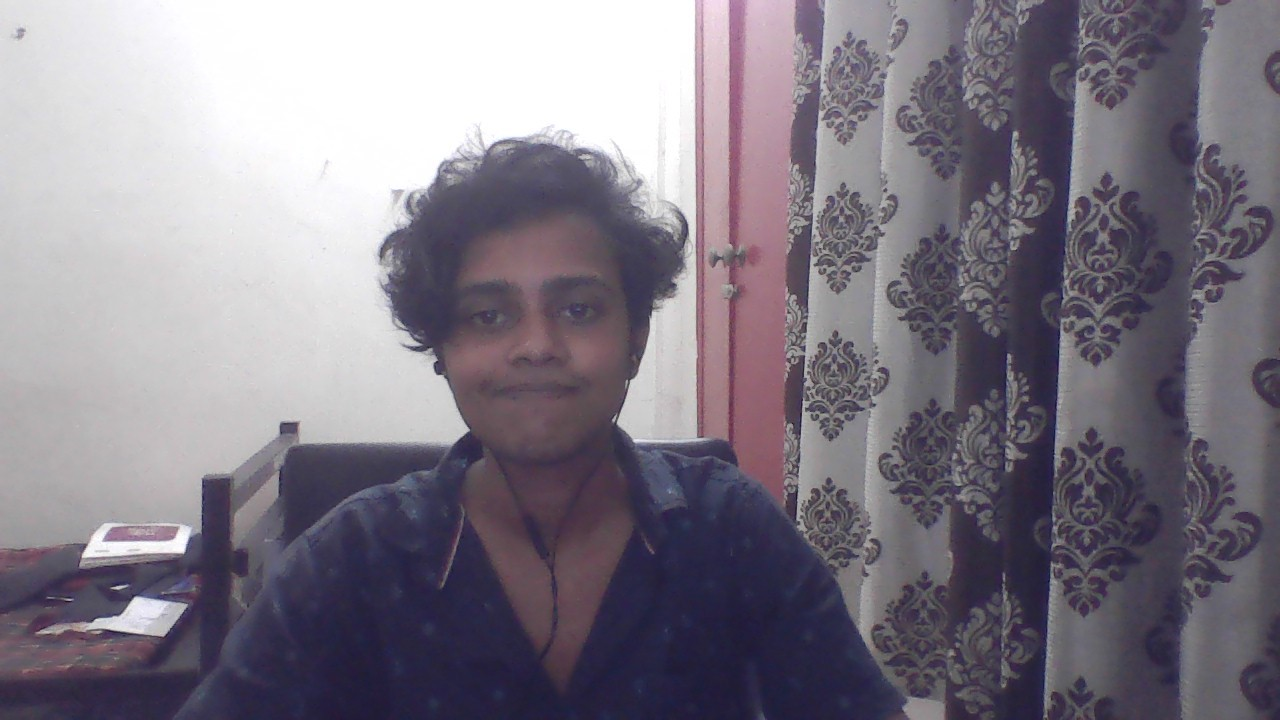
#> input picture backup/1.jpg, 1280 x 720 px, found by its file name
$ python latest.py
#> lines starting #> are read from the running program, lines starting #| are printed output that depends on the picture; after the words box and inside, x2 and y2 are one past the last pixel; in counts of white or black regions, pixels touching at a corner belong together
# OUTPUT FOR THE TESTIMAGE 1.jpg and 2.jpg is:
# Time taken to execute first frame -> 0.057034034729003906 for first image
# Time taken to execute after first frame -> 0.037034034729003906 takes little time as we are storing values for less calculation in future
# Common Pixels -> 60353
# Total Pixels in Image -> 921600
# Difference in total pixels and common pixels is -> 861247

# Per Second We can send <=27 frames
# Now Next Problem after this will be we also need to see the network bandwidth and see how incoming and outgoing packets affects the limit of sending data over internet in that case for real time matching we have to send less frames skipping some frames which is another problem as both receiver and sender must align with same frame content to use this method but as we are working on ms for now we will have less error but still error is error LOL

# whenever we see very less number of common pixel we will be sending data continuously and instead of checking the common pixel we will check calmness after intervals of some second for efficiency

import numpy as np
from PIL import Image
import time
import os

def load_image(file_path):
#> called with file_path = '1.jpg'
    img = Image.open(file_path).convert('RGB')
#> img is the input picture: PIL image 1280x720 RGB; mean R, G, B 128.5, 122.4, 133.6
    return np.array(img)

# load and convert images to numpy arrays
# Since First Frame will be while connecting it can be sent without any optimization
image1 = load_image('1.jpg')

# Our Optimization starts from here so I am mainly focusing on time taken for below part only
start_t = time.time()
image2 = load_image('2.jpg')
#> call 2 of load_image, with file_path = '2.jpg'
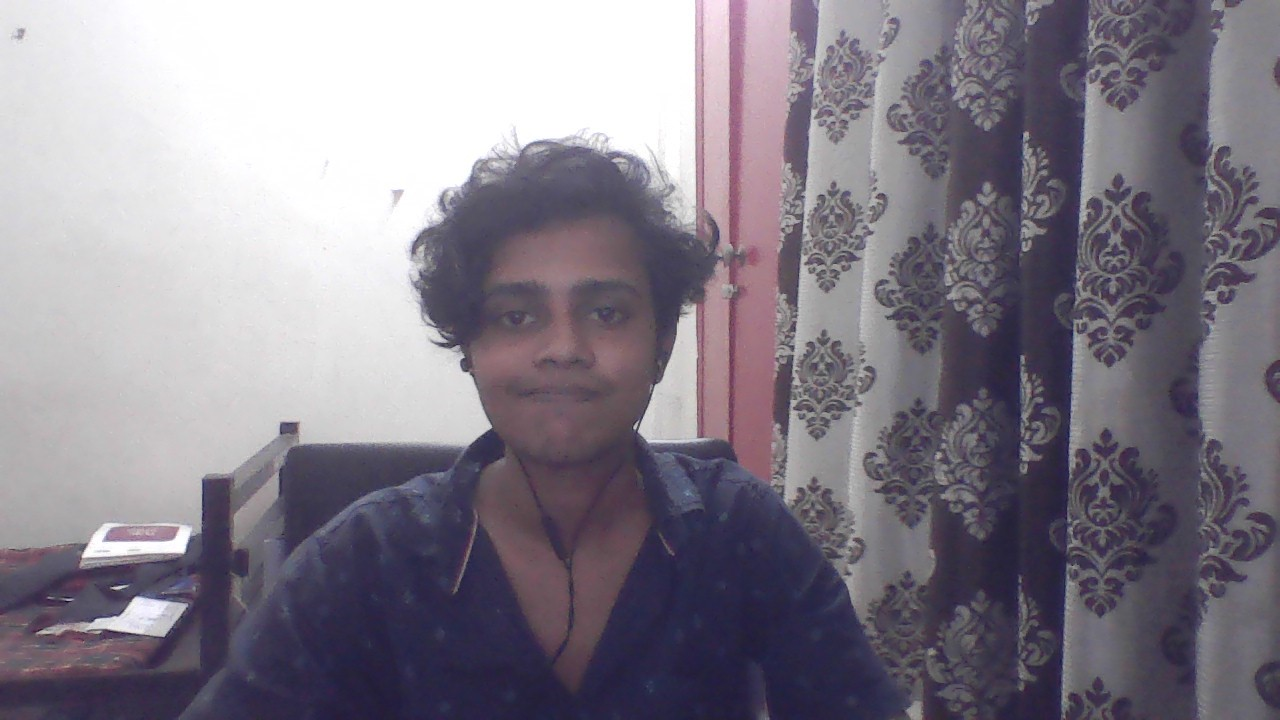
#> input picture backup/2.jpg, 1280 x 720 px, found by its file name
#> in load_image, img is the input picture: PIL image 1280x720 RGB; mean R, G, B 132.8, 126.9, 138

height, width, _ = image1.shape
#> height = 720; width = 1280


# Using numpyarray comparison we find common pixels
common_pixels_mask = np.all(image1 == image2, axis=-1)
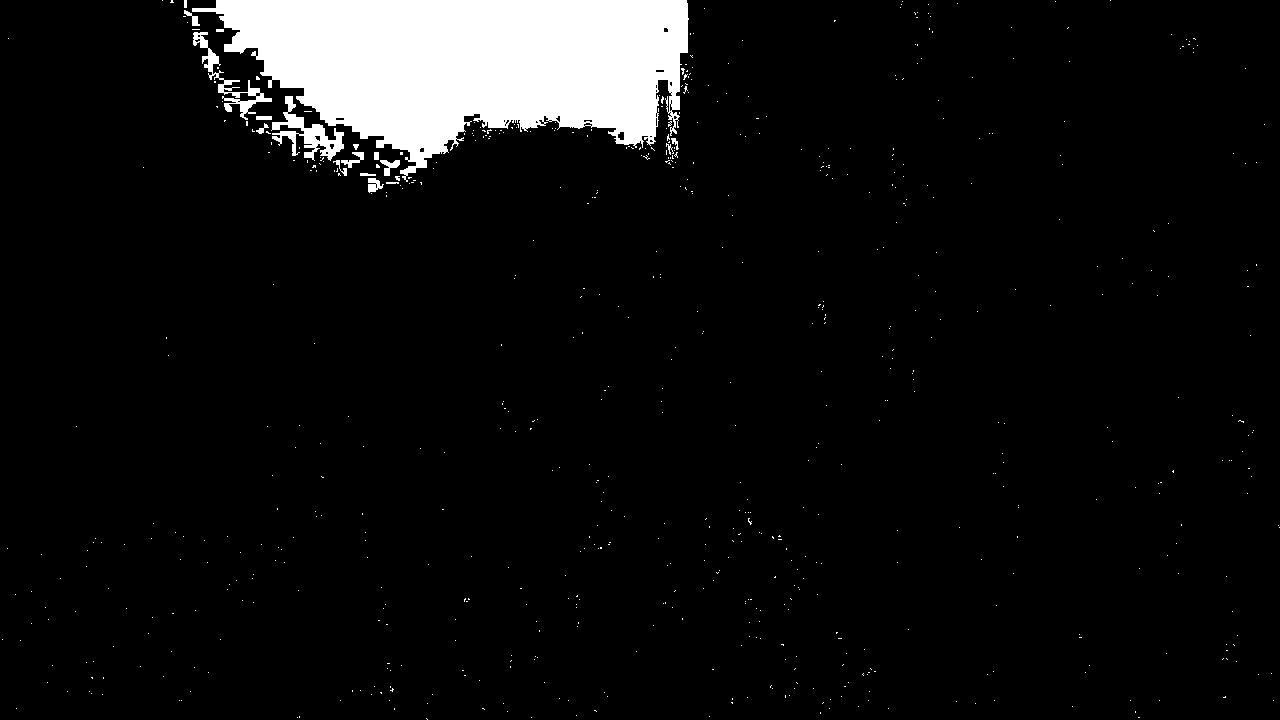
#> common_pixels_mask: shape (720, 1280) bool; 6.5% white; 687 white regions (669 under 20 px), largest, box (x1, y1, x2, y2) and area: (192, 0, 689, 182) 55497, (271, 96, 344, 161) 1548, (193, 32, 272, 120) 1148

common_pixels = image1[common_pixels_mask]
print(common_pixels)
#> (printed output is left out)

# Convert to a list if needed but since we will be using numpy in receiver end too so numpyarr will give us efficiency is replacing the pixels faster so we will send above numpyarr converting into list consumes lot of time as the frames have huge number of common pixels in ms simultaneous frames so it is better to avoid

# common_pixels_list = common_pixels.tolist()

# After completing the comparison and storing it into appropriate format we will send data over internet
# then we will copy the numpyarray of image2 in image1 numpyarray to avoid recalculations
# then we will delete lastframe and replace it with currentframe and since right now i am using demo data i am just storing two frame picture and deleting firstframe image after processing and renaming secondframe to firstframe name and capturing newframe and storing it as secondframe and loop goes on

image1=image2

current_directory = os.getcwd()
current_file="1.jpg"
file_to_delete = os.path.join(current_directory, current_file)

try:
    os.remove(file_to_delete)
    print(f"{file_to_delete} has been deleted successfully.")
except FileNotFoundError:
    print(f"{file_to_delete} does not exist.")
except PermissionError:
    print(f"Permission denied to delete {file_to_delete}.")
except Exception as e:
    print(f"An error occurred while deleting the file: {e}")

# current_file="2.jpg"
current_file = os.path.join(current_directory, "2.jpg")
new_file = os.path.join(current_directory, "1.jpg")

try:
    os.rename(current_file, new_file)
    print(f"{current_file} has been renamed to {new_file}.")
except FileNotFoundError:
    print(f"{current_file} does not exist.")
except PermissionError:
    print(f"Permission denied to rename {current_file}.")
except Exception as e:
    print(f"An error occurred while renaming the file: {e}")

end_t = time.time()

print(f"Time taken: {end_t - start_t}")
print(f"Number of Common Pixels: {len(common_pixels)}")
#| Number of Common Pixels: 60353
print(f"Total Pixels: {height * width}")
#| Total Pixels: 921600
print(f"Difference: {(height * width) - len(common_pixels)}")
#| Difference: 861247

# Optional: Save common pixels if needed
# np.savetxt('common_pixels.txt', common_pixels, fmt='%d')
